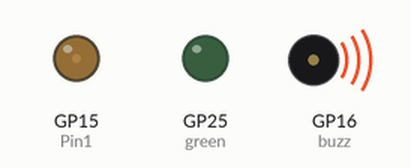
This program was run on a simulated Raspberry Pi Pico running MicroPython. On the bench: output pins drawn as LEDs (lit = HIGH), buzzer (waves = sounding).

Above: at 0.05 s.
At 7.4 s:
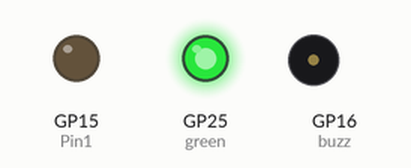
At 13.9 s:
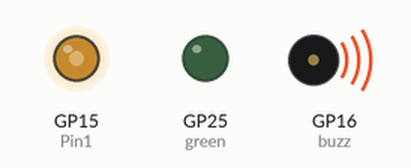
Timing chart, 0 to 16.0 s (numbered marks = the images above):
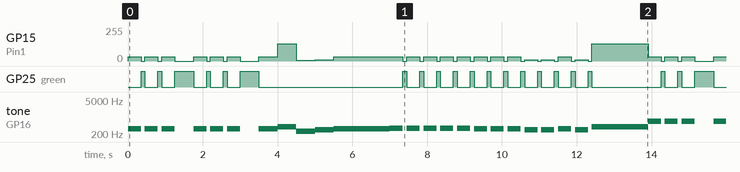

The program:

jingleBells.py
```python
from machine import PWM, Pin
from time import sleep
from random import randint

green = Pin(25, Pin.OUT)
buzz = PWM(Pin(16))
vol = 1000
Pin1 = PWM(Pin(15))
n=0.5
def note(frequency,vol,time):
   # vol = randint(0,10335) drunk jingleBells
    buzz.freq(int(frequency*n))
    buzz.duty_u16(vol)
    if vol != 0:
        Pin1.duty_u16(2 ** int(frequency / 50) )
        green.value(0)
    else:
        Pin1.duty_u16(0)
        green.value(1)
    sleep(time)

def song():
        for i in range(0,2):
            note(int(E), vol, 0.35)
            note(int(E), 0, 0.1)
            note(int(E), vol, 0.35)
            note(int(E), 0, 0.1)
            note(int(E), vol, 0.35 )
            note(int(E), 0, 0.1)

            note(int(E), 0, 0.4)


        note(int(E), vol, 0.5 )
        note(int(G), vol, 0.5 )
        note(int(C), vol, 0.5 )
        note(int(D), vol, 0.5 )
        note(int(E), vol,1.5 )

        note(int(F), vol, 0.35)
        note(int(F), 0, 0.1)
        note(int(F), vol, 0.35)
        note(int(F), 0, 0.1)
        note(int(F), vol, 0.35 )
        note(int(F), 0, 0.1)
        note(int(F), vol, 0.35 )
        note(int(F), 0, 0.1)

        note(int(F), vol, 0.35)
        note(int(F), 0, 0.1)
        note(int(E), vol, 0.35)
        note(int(F), 0, 0.1)
        note(int(E), vol, 0.35 )
        note(int(F), 0, 0.1)

        note(int(E), vol, 0.35)
        note(int(F), 0, 0.1)
        note(int(D), vol, 0.35)
        note(int(F), 0, 0.1)
        note(int(D), vol, 0.35 )
        note(int(F), 0, 0.1)
        note(int(E), vol, 0.35)
        note(int(F), 0, 0.1)
        note(int(D), vol, 0.35)
        note(int(F), 0, 0.1)
        note(int(G), vol, 1.5 )


Pin1.duty_u16(0)
N= 0
A = 440
Af = 466.16
B = 493.88
C = 523.25
D = 587.33
E = 659.25
F = 698.46
G = 783.99
Ef = 622.25
Df= 554.37
Gf = 739.99
G4= 392.00


notes =[440, 493.88, 523.25, 587.33, 659.25, 698.46, 783.99]

while True:

   if n<3.5:
       song()
       n = n + 0.5
   else:
       n = 0.5
```

Measured:
- by itself, GP15 (Pin1): moves between 0/255 and 128/255, repeating every 13.9 s
- by itself, GP25 (green): moves between LOW and HIGH, repeating every 13.9 s
- by itself, tone on GP16 (buzz): plays 329 Hz for 0.35 s, 329 Hz for 0.35 s, 329 Hz for 0.35 s, 329 Hz for 0.35 s, 329 Hz for 0.35 s, 329 Hz for 0.35 s … (225 notes in this stretch)
